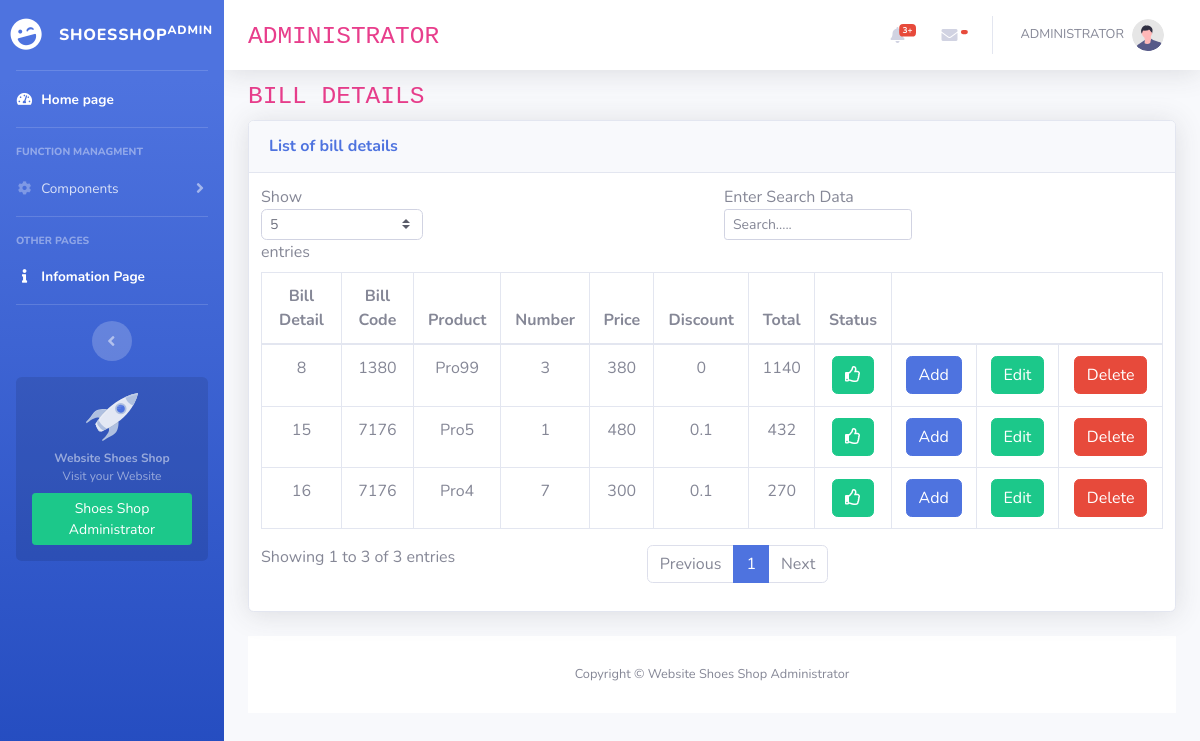
Screenshot of /billdetail.php (signed in) with the database file from the repository.
### tables this page shows
CREATE TABLE IF NOT EXISTS `bill_detail` (
  `id_billdetail` int(11) NOT NULL AUTO_INCREMENT,
  `bill_code` double NOT NULL,
  `id_product` varchar(100) NOT NULL,
  `number` int(11) NOT NULL,
  `price` double NOT NULL,
  `discount` float NOT NULL,
  `total` double NOT NULL,
  `status` int(11) NOT NULL,
  PRIMARY KEY (`id_billdetail`)
);

### billdetail.php (called while the page is built, shortened)
<?php
    $level ="";
    include $level."layout.php";
?>

### index__data.php (called while the page is built, shortened)
<?php
    $level = "";
    include $level."DB/database.php";
    $SQL_str_listbill_detail= "SELECT * from bill_detail";
    $list__bill_detail= $connect->prepare($SQL_str_listbill_detail);
    $list__bill_detail-> execute();
    $list__bill_detail_rowsdata = $list__bill_detail ->fetchAll();

### component/billdetail--content.php (the view, shortened to what this page needs)
<div class="container-fluid pt-2">
<h1 class="h3 mb-2 text-gray-800"><code>BILL DETAILS</code></h1>
<div class="card shadow mb-4">
    <div class="card-header py-3">
        <h6 class="m-0 font-weight-bold text-primary">List of bill details</h6>
    </div>
    <div class="card-body">
        <div class="table-responsive">
            <table class="table table-bordered" id="dataTable" width="100%" cellspacing="0">
                <thead>
                    <tr>
                        <th>Bill Detail</th>
                        <th>Bill Code</th>
                        <th>Product</th>
                        <th>Number</th>
                        <th>Price</th>
                        <th>Discount</th>
                        <th>Total</th>
                        <th>Status</th>
                        <th style="border-right:none"></th>
                        <th style="border-left:none;border-right:none"></th>
                        <th style="border-left:none;"></th>
                    </tr>
                </thead>
                <tbody>
                    <?php foreach ($list__bill_detail_rowsdata as $arr__billdetail)
                    {
                    ?>
                        <tr>
                            <td><?php echo $level.$arr__billdetail["id_billdetail"]?></td>
                            <td><?php echo $level.$arr__billdetail["bill_code"]?></td>
                            <td><?php echo $level.$arr__billdetail["id_product"]?></td>
                            <td><?php echo $level.$arr__billdetail["number"]?></td>
                            <td><?php echo $level.$arr__billdetail["price"]?></td>
                            <td><?php echo $level.$arr__billdetail["discount"]?></td>
                            <td><?php echo $level.$arr__billdetail["total"]?></td>
                            <td><?php if($arr__billdetail['status'] == 1):?>
                                        <a href="setting__status.php?id_billdetail=<?php echo $arr__billdetail['id_billdetail']?>" class="btn btn-success"><i class="far fa-thumbs-up"></i></a>
                                <?php else: ?>
                                        <a href="setting__status.php?id_billdetail=<?php echo $arr__billdetail['id_billdetail']?>" class="btn btn-danger"><i class="far fa-thumbs-down"></i></a>
                                <?php endif ?>
                            </td>
                            <td><a href="<?php echo $level."insert__billdetail.php" ?>" class="btn btn-primary">Add</a></td>
                            <td><a href="edit__billdetail.php?id_billdetail=<?php echo $level.$arr__billdetail["id_billdetail"]?>" class="btn btn-success">Edit</a></td>
                            <td><a href="delete__data.php?id_billdetail=<?php echo $level.$arr__billdetail["id_billdetail"]?>" class="btn btn-danger btn-del">Delete</a></td>
                        </tr>
                    <?php } ?>
                </tbody>
            </table>
        </div>
    </div>
</div>

### rows the page displays
bill_detail: id_billdetail "8", bill_code "1380", id_product "Pro99", number "3", price "380", discount "0", total "1140"
bill_detail: id_billdetail "16", bill_code "7176", id_product "Pro4", number "7", price "300", discount "0.1", total "270"
bill_detail: id_billdetail "15", bill_code "7176", id_product "Pro5", number "1", price "480", discount "0.1", total "432"

### other values shown
$admin_name "ADMINISTRATOR"
